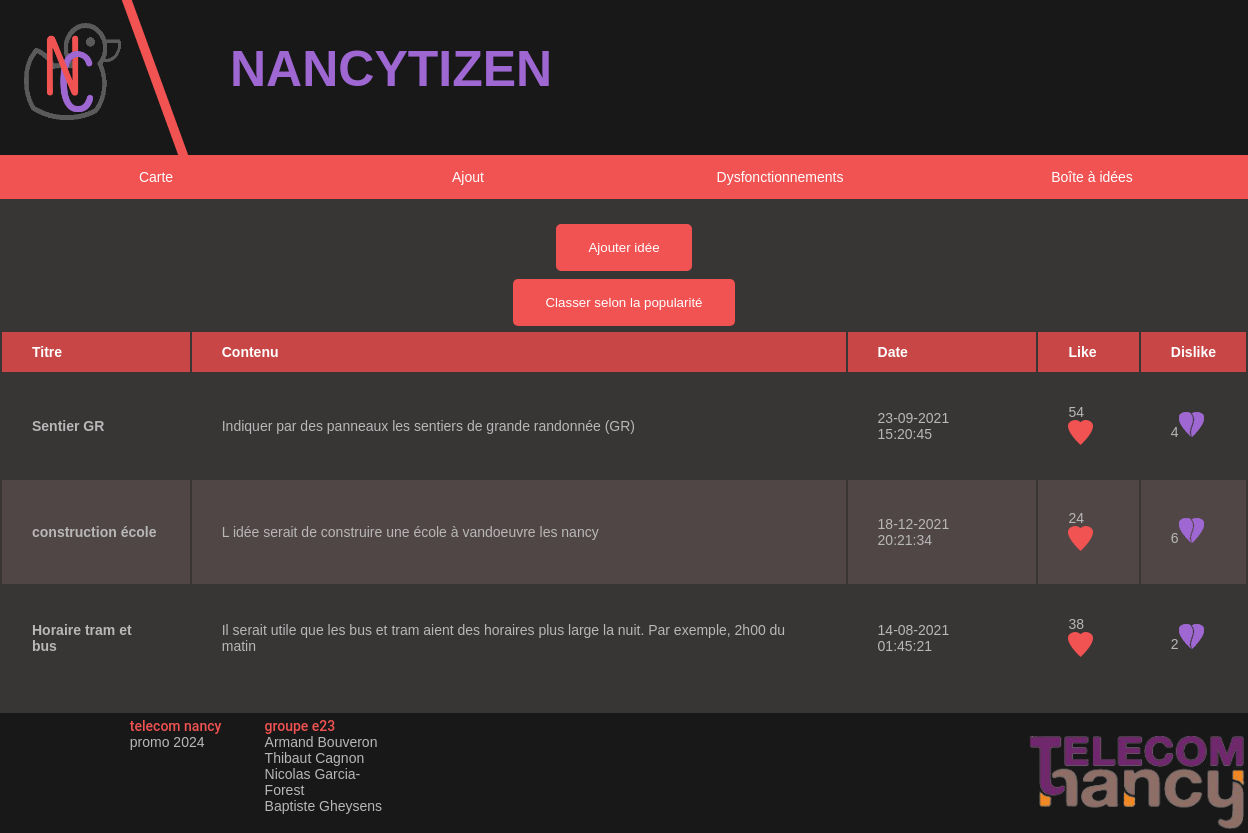
The app's page /ideaBox/0 with its own data.
### tables this page shows
CREATE TABLE ideabox(ididea int PRIMARY KEY,title varchar,content varchar,fav int ,unfav int,dateheure smalldatetime not null);

### app.py (the view)
@app.route('/ideaBox/<page>') #Fonction de création de la boîte à idée
def ideaBox(page):
    conn = sqlite3.connect('database.db')
    cursor = conn.cursor()
    r = (cursor.execute('SELECT title, content,dateheure, fav, unfav ,ididea FROM ideabox ORDER BY dateheure DESC ')).fetchall()
    page = int(page)
    if page == 1:
        r = score(r)
    return render_template('ideabox.html',idea = r,page=page)

### app.py (called while the page is built)
@app.teardown_appcontext
def close_connection(exception):  # pour fermer la connexion proprement
    db = getattr(g, '_database', None)
    if db is not None:
        db.close()

### templates/ideabox.html
{% extends "layout.html" %}
{% block body %}
<div class="contenu">
    <div id="bouton">
    <p>
    <form action="/ideaBox/createIdea">
        <input type='submit' value="Ajouter idée">
    </form>
</p>
    </div>
<div id="bouton">
    <p>
    {% if page == 0 %}
    <form action="/ideaBox/1">
        <input type='submit' value="Classer selon la popularité">
    </form>
    {% else %}
    <form action="/ideaBox/0">
        <input type='submit' value="Classer selon la date">
    </form>
    {% endif %}
</p>
    </div>
<p>
    <div id ="tab">
    <table>
    <thead>
        <tr>
            <th><b>Titre</b></th>
            <th><b>Contenu</b></th>
            <th><b>Date</b></th>
            <th><b>Like</b></th>
            <th><b>Dislike</b></th>
        </tr>
    </thead>
    <tbody>
        {% for i in idea %}
        <tr>
            <td><b>{{ i[0] }}</b></td>
            <td>{{ i[1] }}</td>
            <td>{{ i[2] }}</td>
            <td>{{ i[3] }}<a href='/ideaBox/fav/{{i[5]}}'><img alt='like' src="{{url_for('static', filename='like.png')}}"></a></td>
            <td>{{ i[4] }}<a href='/ideaBox/unfav/{{i[5]}}'><img alt='dislike' src="{{url_for('static', filename='dislike.png')}}"></a></td>
        </tr>
        {% endfor %}
    </tbody>
</table>
    </div>
</p>
</div>
{% endblock %}

### static/css/CS.css (style rules this page uses)
body { background: rgb(56, 53, 53); font-size: 14px; font-family: fira sans,sans-serif; color: rgb(184, 184, 184); height: 100vh; display: flex; flex-direction: column; }
.contenu { flex: 1 0 auto; padding: 1.5em 0 1.5em; }
html { overflow-x: hidden; }
#tab { display: flex; align-items: center; justify-content: center; font-family: Arial, Helvetica, sans-serif; border-collapse: collapse; width: 100%; vertical-align: middle; }
#tab td, #tab th { border: 0px solid rgb(56, 53, 53); padding: 30px; }
#tab tr:nth-child(even) { background-color: rgb(80, 70, 70); }
#tab th { padding-top: 12px; padding-bottom: 12px; text-align: left; background-color: rgb(200, 70, 70); color: white; }
#bouton { display:flex; align-items: center; justify-content: center; margin-right: auto }
input[type=submit] { transition:padding 0.5s; border-radius: 5px; background-color: #F15252; border: none; color: white; padding: 16px 32px; text-decoration: none; margin: 4px 2px; cursor: pointer; }
a { color :rgb(158, 103, 209); }

### records on screen
ideabox: title "Sentier GR", content "Indiquer par des panneaux les sentiers de grande randonnée (GR)", dateheure "23-09-2021 15:20:45", fav "54", unfav "4"
ideabox: title "construction école", content "L idée serait de construire une école à vandoeuvre les nancy", dateheure "18-12-2021 20:21:34", fav "24", unfav "6"
ideabox: title "Horaire tram et bus", content "Il serait utile que les bus et tram aient des horaires plus large la nuit. Par exemple, 2h00 du matin", dateheure "14-08-2021 01:45:21", fav "38", unfav "2"
